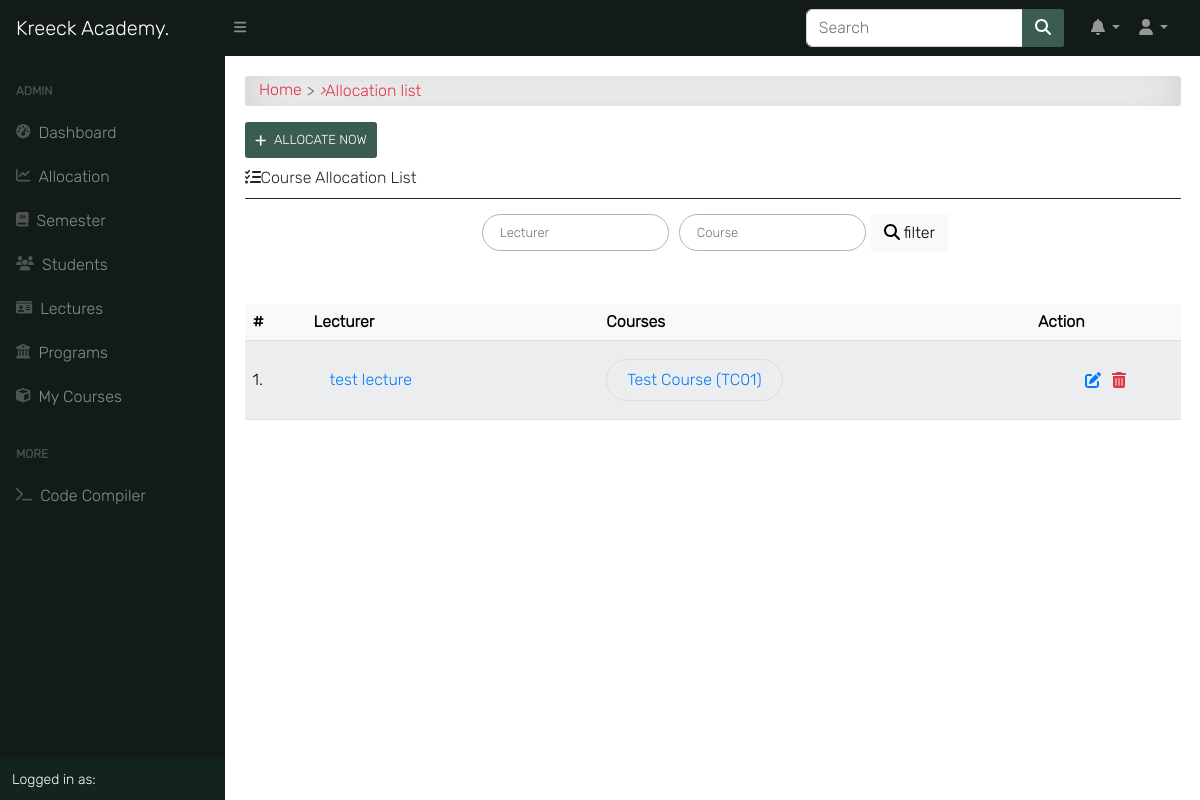
The app's page /programs/course/allocated/ (signed in) with its own data.
### course/models.py (models this page shows, shortened)
class CourseAllocation(models.Model):
    lecturer = models.ForeignKey(settings.AUTH_USER_MODEL, on_delete=models.CASCADE, related_name='allocated_lecturer')
    courses = models.ManyToManyField(Course, related_name='allocated_course')
    session = models.ForeignKey("app.Session", on_delete=models.CASCADE, blank=True, null=True)

class Course(models.Model):
    slug = models.SlugField(blank=True, unique=True)
    title = models.CharField(max_length=200, null=True)
    code = models.CharField(max_length=200, unique=True, null=True)
    credit = models.IntegerField(null=True, default=0)
    summary = models.TextField(max_length=200, blank=True, null=True)
    program = models.ForeignKey(Program, on_delete=models.CASCADE)
    level = models.CharField(max_length=25, choices=LEVEL, null=True)
    year = models.IntegerField(choices=YEARS, default=0)
    semester = models.CharField(choices=SEMESTER, max_length=200)
    is_elective = models.BooleanField(default=False, blank=True, null=True)
    price = models.DecimalField(max_digits=10, decimal_places=2, default=0.00)
    objects = CourseManager()
    def __str__(self):
        return "{0} ({1})".format(self.title, self.code, self.price)
    def get_absolute_url(self):
        return reverse('course_detail', kwargs={'slug': self.slug})

### accounts/models.py (models this page shows, shortened)
class User(AbstractUser):
    is_student = models.BooleanField(default=False)
    is_lecturer = models.BooleanField(default=False)
    is_parent = models.BooleanField(default=False)
    is_dep_head = models.BooleanField(default=False)
    phone = models.CharField(max_length=60, blank=True, null=True)
    address = models.CharField(max_length=60, blank=True, null=True)
    picture = models.ImageField(upload_to='profile_pictures/%y/%m/%d/', default='default.png', null=True)
    email = models.EmailField(blank=True, null=True)
    username_validator = ASCIIUsernameValidator()
    objects = UserManager()
    @property
    def get_full_name(self):
        full_name = self.username
        if self.first_name and self.last_name:
            full_name = self.first_name + " " + self.last_name
        return full_name
    def get_absolute_url(self):
        return reverse('profile_single', kwargs={'id': self.id})

### course/views.py (the view)
# urls.py: path('course/allocated/', course_allocation_view, name='course_allocation_view'),
@cache_control(no_cache=True, must_revalidate=True, no_store=True)
@login_required
def course_allocation_view(request):
    allocated_courses = CourseAllocation.objects.all()
    return render(request, 'course/course_allocation_view.html', {
        'title': "Course Allocations | Kreeck Academy",
        "allocated_courses": allocated_courses
    })

### templates/course/course_allocation_view.html (shortened to what this page needs)
{% extends 'base.html' %}
{% block content %}
<div id="input-nav"><a href="{% url 'home' %}" class="primary1">Home</a> <i>&rsaquo;</i> Allocation list</div>
{% if request.user.is_superuser %}
<a class="add-button" href="{% url 'course_allocation' %}"><i class="fas fa-plus"></i>Allocate Now</a>
{% endif %}
<div class="title"><i class="fas fa-tasks"></i>Course Allocation List</div>
<div class="title-line"></div>
<div class="content-center">
    <form class="search-form" action="" method="POST">{% csrf_token %}
        <input class="au-input" type="text" name="lecturer" placeholder="Lecturer" value="{{ request.GET.lecturer }}"/>
        <input class="au-input" type="text" name="course" placeholder="Course" value="{{ request.GET.course }}"/>
        <button class="btn btn-light" type="submit">
            <i class="fas fa-search"></i> filter
        </button>
    </form>
</div>
<div class="table-responsive table-shadow p-0 mt-5">
    <table class="table table-light table-striped">
        <thead>
            <tr>
                <th>#</th>
                <th>Lecturer</th>
                <th>Courses</th>
                {% if request.user.is_superuser %}
                <th>Action</th>
                {% endif %}
            </tr>
        </thead>
        {% for course in allocated_courses %}
        <tbody>
            <tr>
                <td> {{ forloop.counter }}.</td>
                <td><a href="{{ course.lecturer.get_absolute_url }}">{{ course.lecturer.get_full_name }}</a></td>
                <td><div class="flex">{% for i in course.courses.all %}
                        <div class="flex"><a class="edit-btn" href="{{ i.get_absolute_url }}">{{ i }}</a></div>
                    {% endfor %}</div>
                </td>
                {% if request.user.is_superuser %}
                <td><div class="update-delete">
                    <a href="{% url 'edit_allocated_course' pk=course.pk %}" class="update" title="Edit or Update">
                        <i class="fas fa-edit"></i>
                    </a>
                    <a href="{% url 'course_deallocate' pk=course.pk %}" class="delete" title="Deallocate">
                        <i class="fas fa-trash-alt"></i>
                    </a>
                    </div>
                </td>
                {% endif %}
            </tr>
        {% endfor %}
    </table>
</div>
{% endblock content %}

### static/css/all.css (style rules this page uses)
.fa-plus:before { content: "\f067"; }

### static/css/style.css (style rules this page uses)
*, body { font-family: "Inter", sans-serif; }
body { background-color: #ffffff; }
.btn { border-radius: 2px; }
.table td, .table th { vertical-align: middle; }
.table tbody > tr > td > a { display: -webkit-box; display: -ms-flexbox; display: flex; color: #007bff; padding: 0.5rem 1rem; -webkit-transition: 0.2s; transition: 0.2s; }
.content-center { display: -webkit-box; display: -ms-flexbox; display: flex; -webkit-box-pack: center; -ms-flex-pack: center; justify-content: center; -ms-flex-wrap: wrap; flex-wrap: wrap; max-width: 1500px; }
.search-form { display: -webkit-box; display: -ms-flexbox; display: flex; -ms-flex-wrap: wrap; flex-wrap: wrap; -webkit-box-align: center; -ms-flex-align: center; align-items: center; }
.search-form input { margin: 5px; }
.au-input { display: -webkit-box; display: -ms-flexbox; display: flex; width: auto; line-height: 35px; border: 1.8px solid #adb5bd; font-family: inherit; font-size: 13px; color: #adb5bd; background: transparent; padding: 0 17px; border-radius: 100px; -webkit-transition: all 0.2s ease; transition: all 0.2s ease; }
#input-nav { display: -webkit-box; display: -ms-flexbox; display: flex; -ms-flex-wrap: wrap; flex-wrap: wrap; -webkit-box-align: center; -ms-flex-align: center; align-items: center; padding: 0.3rem 0.9rem; margin-bottom: 1rem; color: #dc3545; border-radius: 3px; background-color: #fff !important; -webkit-box-shadow: inset 0 0 2.5rem rgba(0, 0, 0, 0.2); box-shadow: inset 0 0 2.5rem rgba(0, 0, 0, 0.2); }
#input-nav a { color: #dc3545; }
#input-nav a::after { content: ">"; color: #666; margin: 0 5px; vertical-align: middle; }
a { color: #666; text-decoration: none; }
.update-delete { display: -webkit-box; display: -ms-flexbox; display: flex; -webkit-box-pack: center; -ms-flex-pack: center; justify-content: center; }
.update { display: -webkit-inline-box; display: -ms-inline-flexbox; display: inline-flex; margin-right: 1px; padding: 5px; color: #007bff; border-radius: 0.3em; -webkit-transition: 0.2s; transition: 0.2s; }
.delete { display: -webkit-inline-box; display: -ms-inline-flexbox; display: inline-flex; padding: 5px; color: #dc3545; border-radius: 0.3em; -webkit-transition: 0.2s; transition: 0.2s; }
.add-button { display: -webkit-inline-box; display: -ms-inline-flexbox; display: inline-flex; -webkit-box-align: center; -ms-flex-align: center; align-items: center; text-transform: uppercase; text-align: center; background:#3b5d50; color: #fff; padding: 10px; margin-bottom: 10px; cursor: pointer; border-radius: 3px; -webkit-transition: 0.5s; transition: 0.5s; font-size: 13px; }
.add-button .fa-plus { margin-right: 8px; }
.title-line { height: 1px; background-color: #212529; border-radius: 2em; margin: 10px auto; }
.edit-btn { font-family: inherit; text-align: center; width: auto; padding: 10px 20px; margin: 10px auto; cursor: pointer; color: #007bff; border: 1px solid #ddd; border-radius: 2rem; }
.flex { display: -webkit-box; display: -ms-flexbox; display: flex; -ms-flex-wrap: wrap; flex-wrap: wrap; -webkit-box-pack: justify; -ms-flex-pack: justify; justify-content: space-between; }

### records on screen
CourseAllocation: lecturer.get_full_name "test lecture"
Course: title+code+price "Test Course (TC01)"
